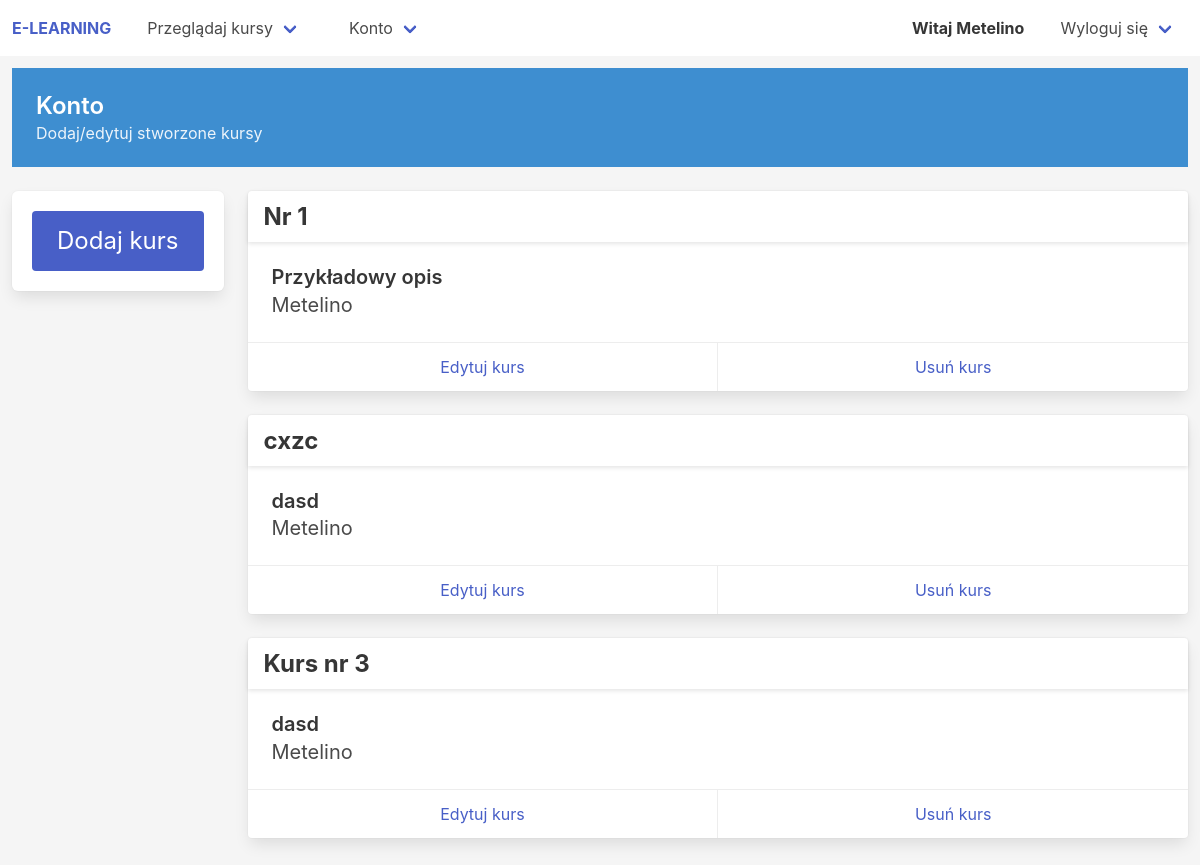
Page /account/profile/ (signed in) on the earlier database version.
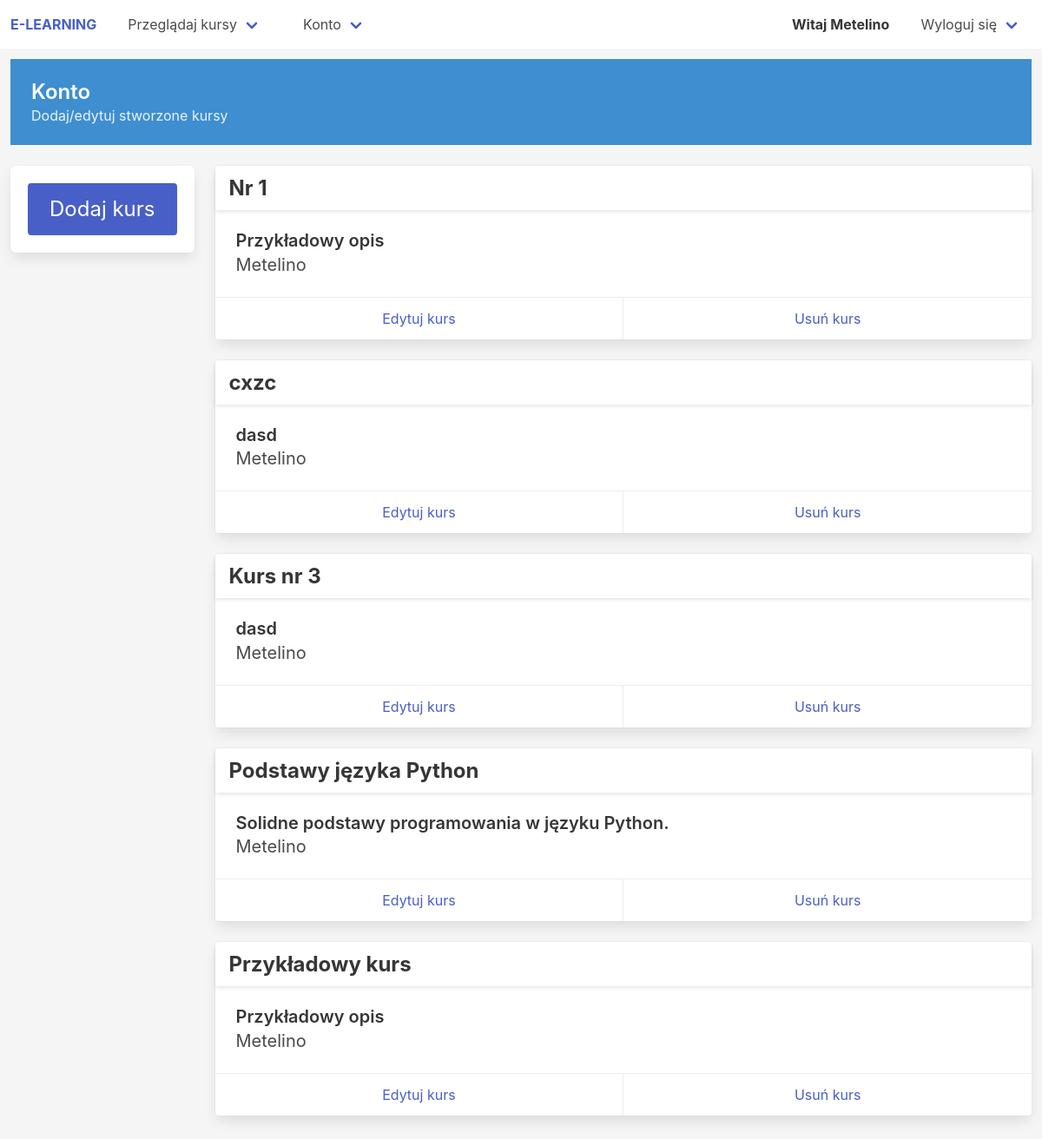
Same page on the later database version.
### courses/models.py (models this page shows, shortened)
class Course(models.Model):
    CATEGORIES = [
        ('other', 'inna'),
        ('infa', 'informatyka'),
        ('matma', 'matematyka'),
        ('fizyka', 'fizyka'),
        ('biologia', 'biologia'),
        ('chemia', 'chemia')
    ]
    name = models.CharField(max_length=100)
    author = models.ForeignKey(User, on_delete=models.CASCADE, related_name='author_courses')
    category = models.CharField(choices=CATEGORIES, default='other', max_length=100)
    desc = models.CharField(max_length=1000)
    slug = models.SlugField(allow_unicode=True, blank=True, unique=True, null=True)

### accounts/views.py (the view)
# urls.py: path('profile/', user_profile, name="profile"),
def user_profile(request):
    courses = None
    if request.user.is_staff:
        courses = request.user.author_courses.all()
    else:
        courses = request.user.profile.courses.all()
    return render(request, 'accounts/profile.html', {'courses':courses})

### templates/accounts/profile.html (shortened to what this page needs)
{% extends "base.html" %}
{% block content %}
<section class="hero is-info is-small block">
    <div class="hero-body">
        <p class="title is-4">
            Konto
        </p>
        <p class="subtitle is-6">
            {% if user.is_staff %}
                Dodaj/edytuj stworzone kursy
            {% else %}
                Zmień styl uczenia się / przejrzyj listę twoich kursów
            {% endif %}
        </p>
    </div>
</section>
<div class='columns'>
    {% if user.is_staff %}
    <div class='column is-narrow' style='position: sticky;'>
        <div class='box'>
            <a class='button is-large is-link' href="{% url 'courses:course_add' %}">Dodaj kurs</a>
        </div>
    </div>
    {% endif %}
    <div class='column'>
        {% include 'courses/__courses.html' %}
    </div>
</div>
{% endblock %}

### templates/courses/__courses.html (shortened to what this page needs)
{% if courses %}
{% for kurs in courses %}
    <div class='card block scale-y-1' _='on del toggle .y-0 on me then settle then remove me'
    hx-target='this'>
        <div class='card-header'>
            <p class="card-header-title title is-4">
                {{ kurs.name }}
            </p>
        </div>
        <div class="card-content">
            <p class="title is-5">{{ kurs.desc }}</p>
            <p class="subtitle">{{ kurs.author }}</p>
        </div>
        <footer class="card-footer">
            {% if user == kurs.author %}
                <a class="card-footer-item" href="{% url 'courses:course_edit' course_slug=kurs.slug %}">Edytuj kurs</a>
                <a class="card-footer-item" hx-swap='none' hx-confirm="Czy napewno chcesz usunąć kurs?"
                    hx-delete="{% url 'courses:course_delete' course_slug=kurs.slug %}" href="#">
                    Usuń kurs
                </a>
            {% endif %}
        </footer>
    </div>
{% endfor %}
{% else %}
    <h3 class='box title is-2 has-text-centered'>Brak kursów</h3>
{% endif %}

Differences in the rows shown:
added Course: name "Podstawy języka Python", desc "Solidne podstawy programowania w języku Python.", author "Metelino", shows "Edytuj kurs"
added Course: name "Przykładowy kurs", desc "Przykładowy opis", author "Metelino", shows "Edytuj kurs"
